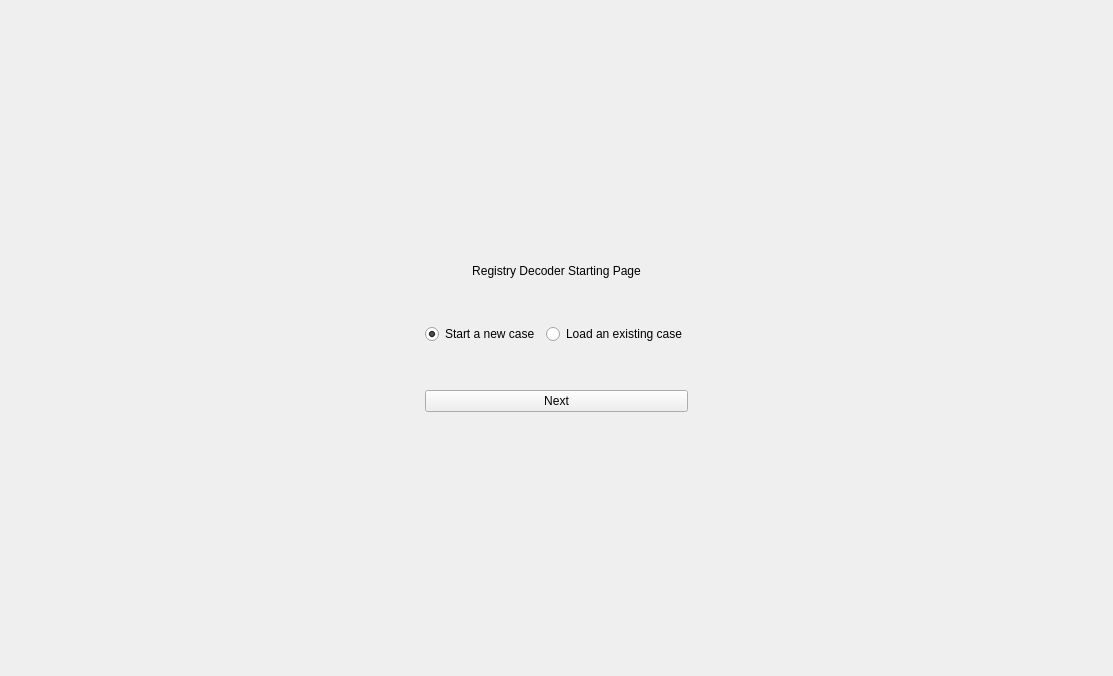
      <widget class="QWidget" name="page_4">
       <layout class="QGridLayout" name="gridLayout_10">
        <item row="0" column="1">
         <spacer name="verticalSpacer_7">
          <property name="orientation">
           <enum>Qt::Vertical</enum>
          </property>
          <property name="sizeHint" stdset="0">
           <size>
            <width>20</width>
            <height>253</height>
           </size>
          </property>
         </spacer>
        </item>
        <item row="1" column="0">
         <spacer name="horizontalSpacer_3">
          <property name="orientation">
           <enum>Qt::Horizontal</enum>
          </property>
          <property name="sizeHint" stdset="0">
           <size>
            <width>414</width>
            <height>20</height>
           </size>
          </property>
         </spacer>
        </item>
        <item row="1" column="1" colspan="2">
         <layout class="QGridLayout" name="gridLayout_9">
          <item row="0" column="0" colspan="2">
           <widget class="QLabel" name="label_8">
            <property name="text">
             <string>Registry Decoder Starting Page</string>
            </property>
            <property name="alignment">
             <set>Qt::AlignCenter</set>
            </property>
           </widget>
          </item>
          <item row="2" column="0">
           <widget class="QRadioButton" name="startnewcase">
            <property name="text">
             <string>Start a new case</string>
            </property>
            <property name="checked">
             <bool>true</bool>
            </property>
           </widget>
          </item>
          <item row="2" column="1">
           <widget class="QRadioButton" name="loadexisting">
            <property name="text">
             <string>Load an existing case</string>
            </property>
           </widget>
          </item>
          <item row="4" column="0" colspan="2">
           <widget class="QPushButton" name="startPageButton">
            <property name="text">
             <string>Next</string>
            </property>
           </widget>
          </item>
          <item row="3" column="0">
           <spacer name="verticalSpacer_5">
            <property name="orientation">
             <enum>Qt::Vertical</enum>
            </property>
            <property name="sizeHint" stdset="0">
             <size>
              <width>20</width>
              <height>40</height>
             </size>
            </property>
           </spacer>
          </item>
          <item row="1" column="0">
           <spacer name="verticalSpacer_6">
            <property name="orientation">
             <enum>Qt::Vertical</enum>
            </property>
            <property name="sizeHint" stdset="0">
             <size>
              <width>20</width>
              <height>40</height>
             </size>
            </property>
           </spacer>
          </item>
         </layout>
        </item>
        <item row="1" column="3">
         <spacer name="horizontalSpacer_4">
          <property name="orientation">
           <enum>Qt::Horizontal</enum>
          </property>
          <property name="sizeHint" stdset="0">
           <size>
            <width>414</width>
            <height>20</height>
           </size>
          </property>
         </spacer>
        </item>
        <item row="2" column="2">
         <spacer name="verticalSpacer_8">
          <property name="orientation">
           <enum>Qt::Vertical</enum>
          </property>
          <property name="sizeHint" stdset="0">
           <size>
            <width>20</width>
            <height>253</height>
           </size>
          </property>
         </spacer>
        </item>
       </layout>
      </widget>
